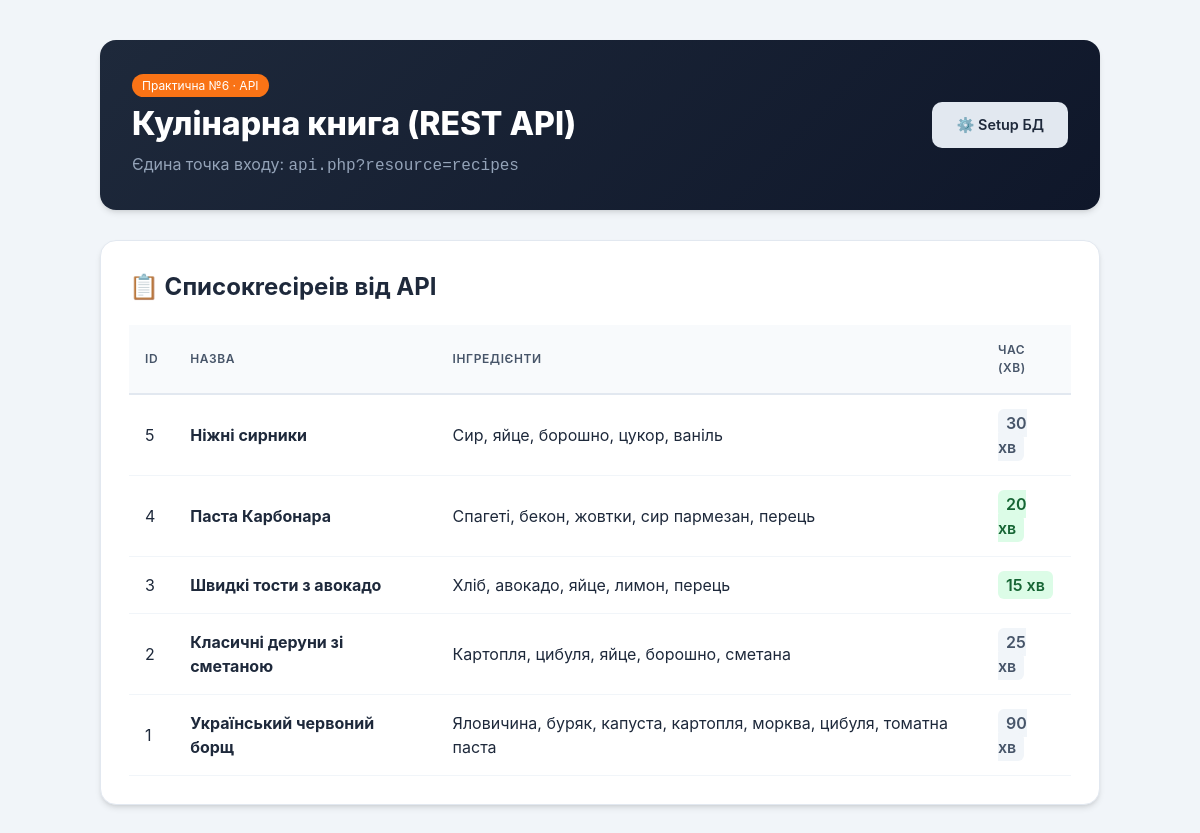
The page / on the database its author committed.
### tables this page shows
CREATE TABLE IF NOT EXISTS `recipes` (
    `id` INT AUTO_INCREMENT PRIMARY KEY,
    `title` VARCHAR(255) NOT NULL,
    `ingredients` TEXT NOT NULL,
    `cook_time_min` INT NOT NULL,
    `created_at` TIMESTAMP DEFAULT CURRENT_TIMESTAMP
);

### index.php (the view, shortened to what this page needs)
<?php
require_once __DIR__ . '/db.php';
$stmt = $pdo->query("SELECT * FROM recipes ORDER BY id DESC");
$recipes = $stmt->fetchAll();
?>
<!DOCTYPE html>
<html lang="uk">
<head>
    <link rel="stylesheet" href="style.css">
</head>
<body>
    <div class="page-container">
        <header class="header">
            <div class="header-content">
                <div>
                    <span class="header-badge" style="background:#f97316; color:white; padding:4px 10px; border-radius:20px; font-size:0.75rem;">Практична №6 · API</span>
                    <h1>Кулінарна книга (REST API)</h1>
                    <p class="subtitle">Єдина точка входу: <code>api.php?resource=recipes</code></p>
                </div>
            </div>
            <div>
                <a href="setup.php" class="btn btn-secondary" style="text-decoration:none; font-size:0.9rem;">⚙️ Setup БД</a>
            </div>
        </header>
        <section class="results-section">
            <h2 class="section-title">📋 Списокrecipeів від API</h2>
            <table class="recipes-table" style="margin-top:20px;">
                <thead>
                    <tr>
                        <th>ID</th>
                        <th>Назва</th>
                        <th>Інгредієнти</th>
                        <th>Час (хв)</th>
                    </tr>
                </thead>
                <tbody>
                    <?php foreach ($recipes as $r): ?>
                    <tr>
                        <td><?= $r['id'] ?></td>
                        <td><strong><?= htmlspecialchars($r['title']) ?></strong></td>
                        <td><?= htmlspecialchars($r['ingredients']) ?></td>
                        <td><span style="background: <?= $r['cook_time_min'] <= 20 ? '#dcfce7;color:#166534' : '#f1f5f9;color:#475569' ?>; padding:4px 8px; border-radius:6px; font-weight:600;"><?= $r['cook_time_min'] ?> хв</span></td>
                    </tr>
                    <?php endforeach; ?>
                </tbody>
            </table>
        </section>
    </div>
</body>
</html>

### style.css (style rules this page uses)
:root { --primary: #f97316; --primary-hover: #ea580c; --primary-light: #fff7ed; --danger: #ef4444; --danger-hover: #dc2626; --success: #22c55e; --gray-50: #f8fafc; --gray-100: #f1f5f9; --gray-200: #e2e8f0; --gray-300: #cbd5e1; --gray-400: #94a3b8; --gray-600: #475569; --gray-700: #334155; --gray-800: #1e293b; --gray-900: #0f172a; --white: #ffffff; --radius-md: 10px; --radius-lg: 16px; --shadow: 0 4px 6px -1px rgb(0 0 0 / 0.1), 0 2px 4px -2px rgb(0 0 0 / 0.1); --font-family: 'Inter', -apple-system, BlinkMacSystemFont, "Segoe UI", Roboto, sans-serif; }
* { box-sizing: border-box; margin: 0; padding: 0; }
body { font-family: var(--font-family); background-color: #f1f5f9; color: var(--gray-800); line-height: 1.5; padding: 40px 20px; }
.page-container { max-width: 1000px; margin: 0 auto; display: flex; flex-direction: column; gap: 30px; }
.header { background: linear-gradient(135deg, #1e293b, #0f172a); border-radius: var(--radius-lg); padding: 32px; color: var(--white); display: flex; justify-content: space-between; align-items: center; box-shadow: var(--shadow); }
.header-content { display: flex; align-items: center; gap: 20px; }
.header h1 { font-size: 2rem; font-weight: 800; margin: 4px 0; }
.subtitle { color: var(--gray-400); font-size: 1rem; }
.btn { display: inline-flex; align-items: center; justify-content: center; padding: 12px 24px; border: none; border-radius: var(--radius-md); font-weight: 600; cursor: pointer; transition: all 0.2s; font-family: inherit; gap: 8px; }
.btn-secondary { background: var(--gray-200); color: var(--gray-800); }
.results-section { background: var(--white); border-radius: var(--radius-lg); padding: 28px; box-shadow: var(--shadow); border: 1px solid var(--gray-200); }
.recipes-table { width: 100%; border-collapse: separate; border-spacing: 0; }
.recipes-table th { background: var(--gray-50); color: var(--gray-600); font-weight: 600; text-transform: uppercase; font-size: 0.75rem; letter-spacing: 0.05em; padding: 16px; border-bottom: 2px solid var(--gray-200); text-align: left; }
.recipes-table td { padding: 16px; border-bottom: 1px solid var(--gray-100); vertical-align: middle; }

### rows shown on the page
recipes: id "5", title "Ніжні сирники", ingredients "Сир, яйце, борошно, цукор, ваніль", cook_time_min "30"
recipes: id "4", title "Паста Карбонара", ingredients "Спагеті, бекон, жовтки, сир пармезан, перець", cook_time_min "20"
recipes: id "3", title "Швидкі тости з авокадо", ingredients "Хліб, авокадо, яйце, лимон, перець", cook_time_min "15"
recipes: id "2", title "Класичні деруни зі сметаною", ingredients "Картопля, цибуля, яйце, борошно, сметана", cook_time_min "25"
recipes: id "1", title "Український червоний борщ", ingredients "Яловичина, буряк, капуста, картопля, морква, цибуля, томатна паста", cook_time_min "90"
